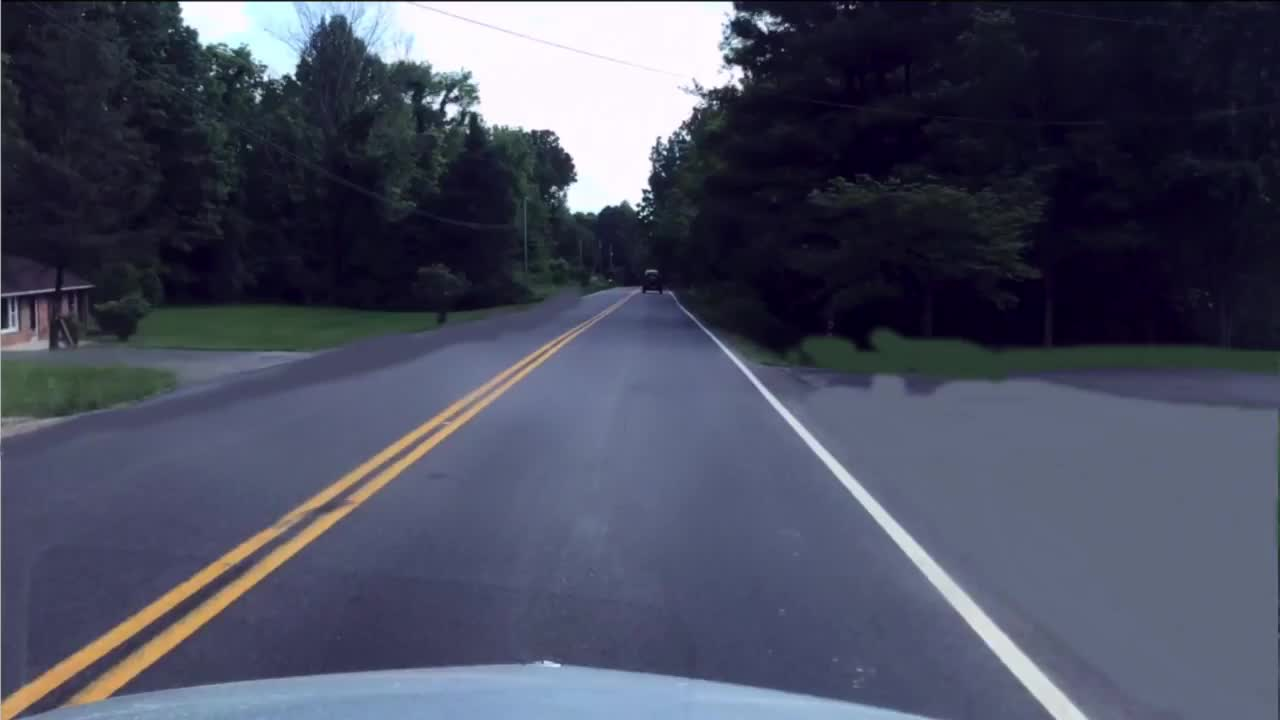
#> input picture Pothole_Detection/Lane_01.png, 1280 x 720 px
$ jupyter execute 3_Lane_Practice.ipynb   (shell and % lines are left out)
#> lines starting #> are read from the running program, lines starting #| are printed output that depends on the picture; after the words box and inside, x2 and y2 are one past the last pixel; in counts of white or black regions, pixels touching at a corner belong together
[cell 1]
import cv2
import numpy as np
import matplotlib.pyplot as plt

[cell 2]
img = cv2.imread('Lane_01.png')
#> img is the input picture: shape (720, 1280, 3); mean B, G, R 94.7, 76.1, 72.6
img = cv2.cvtColor(img,cv2.COLOR_BGR2RGB)
plt.imshow(img)

[cell 3]
shape = img.shape
#> shape = (720, 1280, 3)
shape = shape[:2]
#> shape = (720, 1280)
shape
#> Out = (720, 1280)

[cell 4]
width,height = 250,350

pts1= np.float32([[590,310],[692,300],[10,698],[1060,693]])
pts2 = np.float32([[0, 0], [width, 0], [0, height], [width, height]])

matrix = cv2.getPerspectiveTransform(pts1,pts2)

result = cv2.warpPerspective(img, matrix, (width,height))
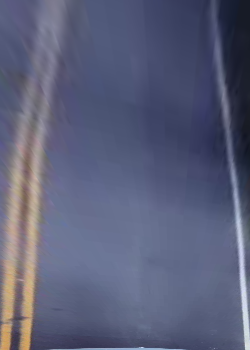
#> result: shape (350, 250, 3); mean R, G, B 91.4, 95.1, 121.2

plt.imshow(result)

[cell 5]
channel = result[:,:,1]
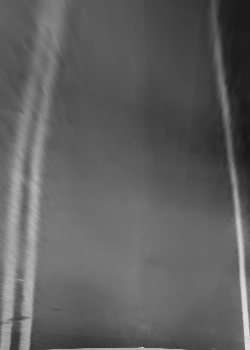
#> channel: shape (350, 250); min 20, max 227, mean 95.1
plt.imshow(channel)

[cell 6]
val , thresh = cv2.threshold(channel,130,255,cv2.THRESH_BINARY)
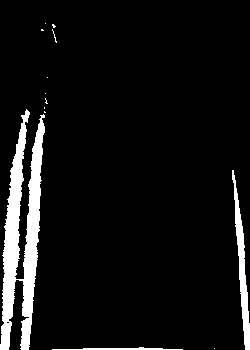
#> thresh: shape (350, 250); 7.3% white; 13 white regions (10 under 20 px), largest, box (x1, y1, x2, y2) and area: (0, 109, 45, 350) 5089, (232, 170, 250, 350) 1039, (52, 347, 183, 350) 216
plt.imshow(thresh)

$ run again, with Pothole_Detection/Lane_02.jpg saved as Pothole_Detection/Lane_01.png
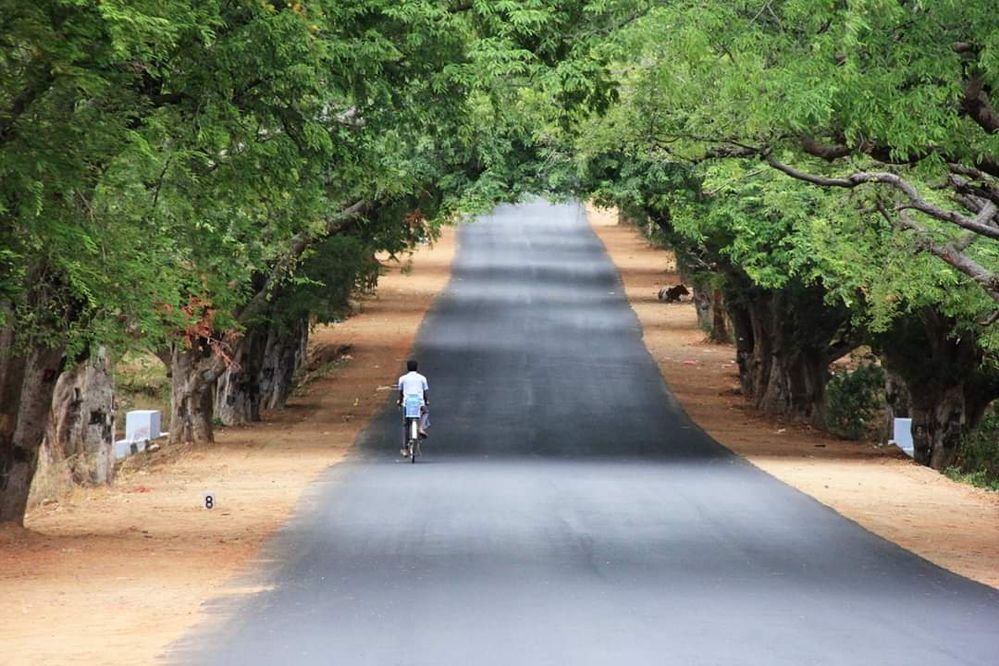
#> input picture Pothole_Detection/Lane_02.jpg, 999 x 666 px
#> img is the input picture: shape (666, 999, 3); mean B, G, R 101.5, 122.5, 117
#> `channel = result[:,:,1]`:
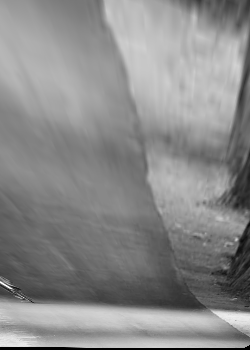
#> channel: shape (350, 250); min 0, max 255, mean 137.8
#> `val , thresh = cv2.threshold(channel,130,255,cv2.THRESH_BINARY)`:
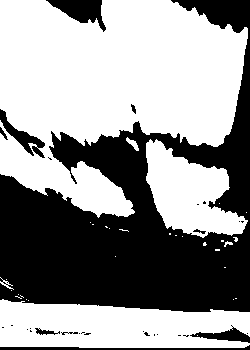
#> thresh: shape (350, 250); 58.2% white; 30 black regions (20 under 20 px), largest, box (x1, y1, x2, y2) and area: (0, 0, 250, 312) 33798, (46, 0, 106, 32) 918, (0, 109, 45, 158) 592

$ run again, with Pothole_Detection/pothole_2.jpg saved as Pothole_Detection/Lane_01.png
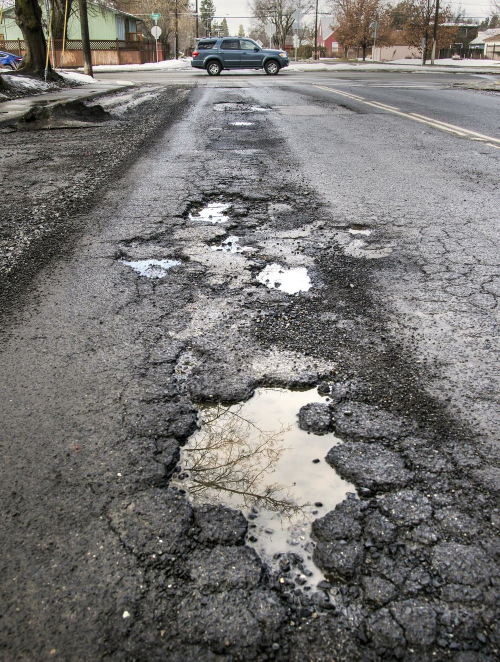
#> input picture Pothole_Detection/pothole_2.jpg, 1000 x 1323 px (shown at 1/2 size)
#> img is the input picture: shape (1323, 1000, 3); mean B, G, R 113.7, 115.9, 117.9
#> `result = cv2.warpPerspective(img, matrix, (width,height))`:
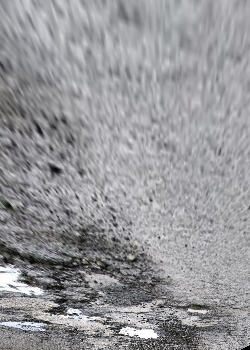
#> result: shape (350, 250, 3); mean R, G, B 150.8, 150.5, 153.7
#> `val , thresh = cv2.threshold(channel,130,255,cv2.THRESH_BINARY)`:
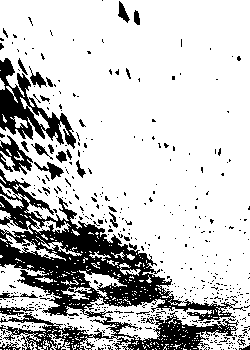
#> thresh: shape (350, 250); 77.8% white; 510 black regions (476 under 20 px), largest, box (x1, y1, x2, y2) and area: (0, 169, 246, 321) 10008, (0, 311, 239, 350) 3346, (0, 58, 76, 149) 2308
